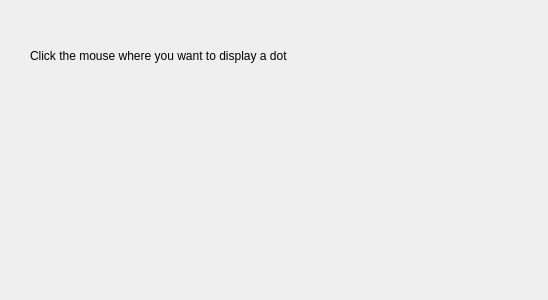
<?xml version="1.0" encoding="UTF-8"?>
<ui version="4.0">
 <class>Dialog</class>
 <widget class="QDialog" name="Dialog">
  <property name="geometry">
   <rect>
    <x>0</x>
    <y>0</y>
    <width>548</width>
    <height>300</height>
   </rect>
  </property>
  <property name="windowTitle">
   <string>Dialog</string>
  </property>
  <widget class="QLabel" name="label">
   <property name="geometry">
    <rect>
     <x>30</x>
     <y>40</y>
     <width>481</width>
     <height>31</height>
    </rect>
   </property>
   <property name="text">
    <string>Click the mouse where you want to display a dot</string>
   </property>
  </widget>
 </widget>
 <resources/>
 <connections/>
</ui>
